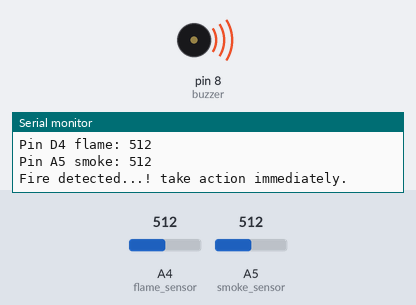
Bench run of a sketch on a simulated Arduino Uno, built with avr-gcc and run on an emulated ATmega328P. Parts: buzzer (waves = sounding, pin HIGH), the last lines printed to the serial monitor. The inputs (shaded band) are chosen by the test bench; at power-on: A5 (smoke_sensor) = 512, A4 (flame_sensor) = 512.

Above: at 1.8 s.
1.9 s: A5 (smoke_sensor) set to 260
3.4 s: A5 (smoke_sensor) set to 235
At 4.7 s:
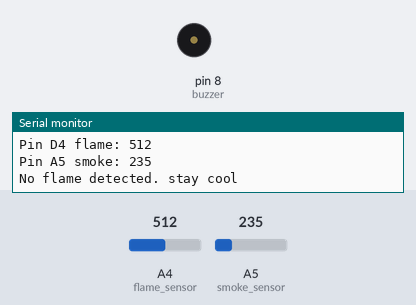
5.5 s: A5 (smoke_sensor) set to 306
At 7.0 s:
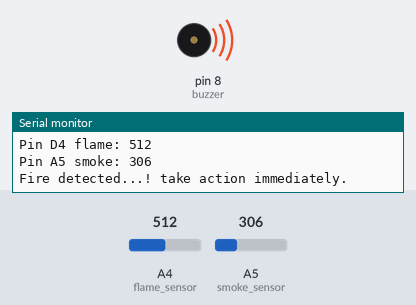
7.5 s: A5 (smoke_sensor) set to 240
At 9.3 s:
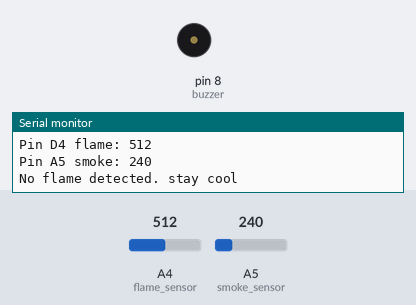
Timing chart, 0 to 10.6 s (numbered marks = the images above; inputs shaded):
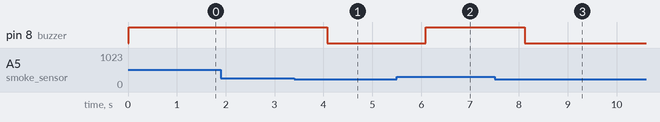

The sketch:

fire_alarm.ino
```cpp
int flame_sensor = A4 ;
int buzzer = 8;
int smoke_sensor = A5;
int sensorThres = 250;
int flame_detected = 0;

void setup()
{

  Serial.begin(9600) ;
  pinMode(flame_sensor, INPUT) ;
  pinMode(buzzer, OUTPUT);
  pinMode(smoke_sensor, INPUT);

}

void loop()
{

  flame_detected = analogRead(flame_sensor) ;
  int smoke_detected = analogRead(smoke_sensor);
  Serial.print("Pin D4 flame: ");
  Serial.println(flame_detected);
  Serial.print("Pin A5 smoke: ");
  Serial.println(smoke_detected);
  if ((flame_detected < 500) || (smoke_detected > sensorThres))
  {
    Serial.println("Fire detected...! take action immediately.");
    digitalWrite(buzzer, HIGH);
  }
  else
  {
    Serial.println("No flame detected. stay cool");
    digitalWrite(buzzer, LOW);
  }
  delay(1000);

}
```

Measured:
- the behaviour switches between 251 and 250 on A5 (smoke_sensor) (found by bisection; images 0 and 1)
- after the input at 3.4 s, pin 8 (buzzer): HIGH → LOW after 0.68 s
- after the input at 5.5 s, pin 8 (buzzer): LOW → HIGH after 0.60 s
- after the input at 7.5 s, pin 8 (buzzer): HIGH → LOW after 0.62 s
